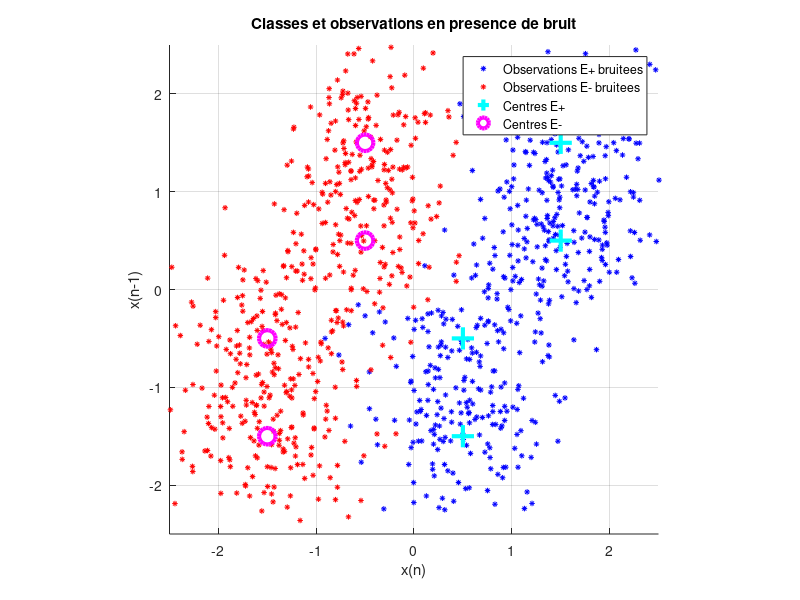
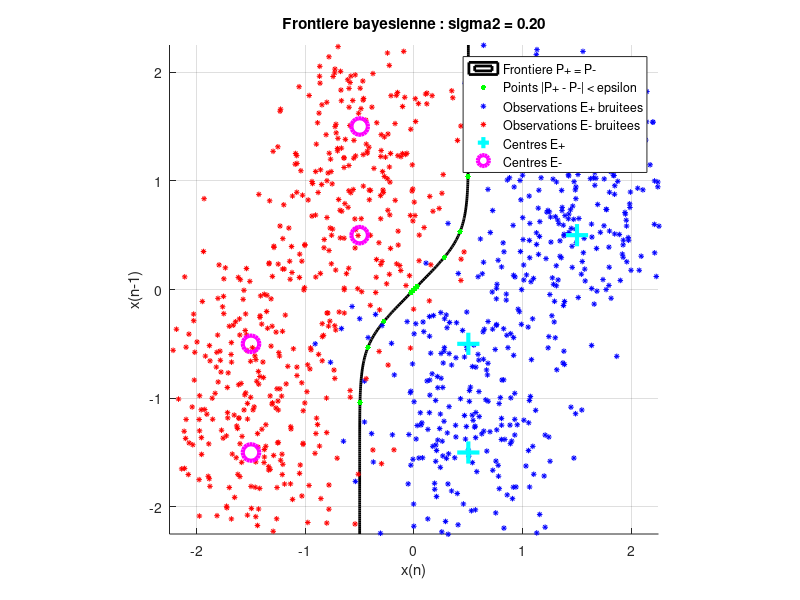

These figures' MATLAB source, in order:

function partie1_2_bayes()
% ============================================================
% PARTIE 1.2 - CLASSIFICATION BAYESIENNE
% Calcul des probabilites, classification MAP, TEB et
% affichage de la frontiere de decision bayesienne.
%
% Modele :
% x(n) = somme(c(i)*d(n-i)) + v(n)
% v(n) ~ N(0, sigma2)
%
% Classes :
% E+ : d(n) = +1
% E- : d(n) = -1
%
% ============================================================

clc;
close all;

%% 1. PARAMETRES

c = [1; 0.5];       % Coefficients du canal
M = length(c);      % Longueur de la reponse impulsionnelle
P = 2;              % Dimension du vecteur d'observation
N = 10000;          % Nombre d'observations
sigma2 = 0.2;       % Variance du bruit gaussien

rng(42);            % Pour rendre les simulations reproductibles

% Nombre de symboles precedents necessaires pour construire
% le vecteur d'observation
K = P + M - 2;

% Nombre de configurations possibles des symboles precedents
nb_etats = 2^K;

if P ~= 2
    error('Ce script affiche la frontiere en 2D : choisir P = 2.');
end

if sigma2 <= 0
    error('La variance sigma2 doit etre strictement positive.');
end

if K > 16
    error('Trop de configurations. Reduire P ou M pour cette version.');
end

fprintf('============================================\n');
fprintf(' CLASSIFICATION BAYESIENNE - PARTIE 1.2\n');
fprintf('============================================\n');
fprintf('M = %d, P = %d, N = %d\n', M, P, N);
fprintf('Variance du bruit sigma2 = %.4f\n', sigma2);

%% 2. CONSTRUCTION DE LA MATRICE DE CONVOLUTION CC

% CC est de dimension P x (P+M-1)
CC = zeros(P, P + M - 1);

for k = 1:P
    CC(k, k:k+M-1) = c';
end

fprintf('\nMatrice de convolution CC :\n');
disp(CC);

%% 3. GENERATION DES ETATS NON BRUITES DES DEUX CLASSES

% Chaque colonne represente une configuration possible
% des K = P+M-2 symboles precedents.
previous_symbols = zeros(K, nb_etats);

for i = 0:nb_etats-1
    for j = 1:K
        previous_symbols(j, i+1) = 2*bitget(i, j)-1;
    end
end

% Classe E+ : symbole courant d(n) = +1
D_plus = [ones(1, nb_etats); previous_symbols];

% Classe E- : symbole courant d(n) = -1
D_minus = [-ones(1, nb_etats); previous_symbols];

% Observations non bruitees des deux classes
X_plus = CC * D_plus;
X_minus = CC * D_minus;

% Regroupement des centres des deux classes
tous_centres = [X_plus, X_minus];
fprintf('\nCentres non bruites de la classe E+ :\n');
disp(X_plus);

fprintf('Centres non bruites de la classe E- :\n');
disp(X_minus);

%% 4. GENERATION DES OBSERVATIONS BRUITEES

% Symboles binaires aleatoires : -1 ou +1
% On genere suffisamment de symboles pour eviter
% les problemes d'initialisation du filtre.
d = 2*randi([0 1], 1, N + K) - 1;

% Signal recu : convolution du canal et du signal binaire
% puis ajout du bruit blanc gaussien
bruit = sqrt(sigma2) * randn(1, N + K);
x = filter(c, 1, d) + bruit;

% Construction du vecteur d'observation :
% X(:,n) = [x(t); x(t-1); ...; x(t-P+1)]
X = zeros(P, N);
d_reference = zeros(1, N);

for n = 1:N

    t = K + n;

    X(:,n) = x(t:-1:t-P+1);

    % Symbole courant associe a cette observation
    d_reference(n) = d(t);

end
% Indices des observations appartenant a chaque classe
indices_plus = find(d_reference == 1);
indices_minus = find(d_reference == -1);


%% 5. AFFICHAGE DES CLASSES ET OBSERVATIONS BRUITEES

figure(1);
clf;
hold on;

% Afficher seulement une observation sur 10 pour eviter
% de masquer les centres des classes
pas_affichage = 10;

indices_affiches_plus = indices_plus(1:pas_affichage:end);
indices_affiches_minus = indices_minus(1:pas_affichage:end);

% 1. Observations bruitees en premier (arriere-plan)
plot(X(1,indices_affiches_plus), ...
     X(2,indices_affiches_plus), ...
     'b*', 'MarkerSize', 4);

plot(X(1,indices_affiches_minus), ...
     X(2,indices_affiches_minus), ...
     'r*', 'MarkerSize', 4);

% 2. Centres non bruites en dernier (premier plan)
plot(X_plus(1,:), X_plus(2,:), ...
     'c+', 'MarkerSize', 16, 'LineWidth', 3);

plot(X_minus(1,:), X_minus(2,:), ...
     'mo', 'MarkerSize', 12, 'LineWidth', 3);

grid on;
axis equal;

xlabel('x(n)');
ylabel('x(n-1)');

title('Classes et observations en presence de bruit');

legend('Observations E+ bruitees', ...
       'Observations E- bruitees', ...
       'Centres E+', ...
       'Centres E-', ...
       'Location', 'best');

% Zoom automatique avec une marge autour des centres
xlim([min(tous_centres(1,:))-1, max(tous_centres(1,:))+1]);
ylim([min(tous_centres(2,:))-1, max(tous_centres(2,:))+1]);

hold off;


%% 6. CALCUL DES PROBABILITES BAYESIENNES

% P_bayes(1,n) = P+(n)
% P_bayes(2,n) = P-(n)

P_bayes = zeros(2, N);

for n = 1:N

    % Distances au carre entre l'observation et les centres E+
    dist_plus = sum(bsxfun(@minus, X_plus, X(:,n)).^2, 1);


    % Distances au carre entre l'observation et les centres E-
    dist_minus = sum(bsxfun(@minus, X_minus, X(:,n)).^2, 1);

    % Logarithmes des poids gaussiens
    logw_plus = -dist_plus / (2*sigma2);
    logw_minus = -dist_minus / (2*sigma2);

    % Calcul stable de log(sum(exp(...)))
    max_plus = max(logw_plus);
    max_minus = max(logw_minus);

    logp_plus = max_plus + ...
        log(sum(exp(logw_plus - max_plus)));

    logp_minus = max_minus + ...
        log(sum(exp(logw_minus - max_minus)));

    % Normalisation numerique
    max_global = max(logp_plus, logp_minus);

    a = exp(logp_plus - max_global);
    b = exp(logp_minus - max_global);

    P_bayes(1,n) = a / (a + b);
    P_bayes(2,n) = b / (a + b);

end

fprintf('\nExemple de probabilites pour les 5 premieres observations :\n');
disp(P_bayes(:,1:5));

% Verification de la somme des probabilites
erreur_normalisation = max(abs(sum(P_bayes,1) - 1));

fprintf('Erreur maximale de normalisation : %.12f\n', ...
    erreur_normalisation);

%% 7. CLASSIFICATION MAP

% Estimation du symbole d(n) par la methode MAP
d_MAP = -ones(1, N);

for n = 1:N

    if P_bayes(1,n) > P_bayes(2,n)
        d_MAP(n) = +1;
    else
        d_MAP(n) = -1;
    end

end

%% 8. CALCUL DU TAUX D'ERREUR BINAIRE (TEB)

% Une erreur est commise lorsque d_MAP est different
% du symbole reel d_reference.

nombre_erreurs = sum(d_MAP ~= d_reference);

TEB = nombre_erreurs / N;

fprintf('\n============================================\n');
fprintf(' RESULTATS DE LA CLASSIFICATION MAP\n');
fprintf('============================================\n');

fprintf('Nombre total d observations : %d\n', N);
fprintf('Nombre de classifications incorrectes : %d\n', ...
    nombre_erreurs);
fprintf('TEB = %.6f\n', TEB);
fprintf('TEB en pourcentage = %.4f %%\n', 100*TEB);

%% 9. DISCRETISATION DE L'ESPACE D'OBSERVATION

% Determination des limites de la grille a partir
% des centres non bruites des deux classes.

tous_centres = [X_plus, X_minus];

xmin = min(tous_centres(1,:));
xmax = max(tous_centres(1,:));

ymin = min(tous_centres(2,:));
ymax = max(tous_centres(2,:));

% Marge autour des classes
marge_x = max(0.5, 0.25*(xmax-xmin));
marge_y = max(0.5, 0.25*(ymax-ymin));

xmin = xmin - marge_x;
xmax = xmax + marge_x;

ymin = ymin - marge_y;
ymax = ymax + marge_y;

% Grille de discretisation
nb_points = 250;

x1 = linspace(xmin, xmax, nb_points);
x2 = linspace(ymin, ymax, nb_points);

[X1, X2] = meshgrid(x1, x2);

% Chaque colonne correspond a un point de la grille
X_grid = [X1(:)'; X2(:)'];

%% 10. CALCUL DES PROBABILITES SUR LA GRILLE

nb_grille = size(X_grid, 2);

P_grid = zeros(2, nb_grille);

for n = 1:nb_grille

    dist_plus = sum(bsxfun(@minus, X_plus, X_grid(:,n)).^2, 1);
    dist_minus = sum(bsxfun(@minus, X_minus, X_grid(:,n)).^2, 1);

    logw_plus = -dist_plus / (2*sigma2);
    logw_minus = -dist_minus / (2*sigma2);

    max_plus = max(logw_plus);
    max_minus = max(logw_minus);

    logp_plus = max_plus + ...
        log(sum(exp(logw_plus - max_plus)));

    logp_minus = max_minus + ...
        log(sum(exp(logw_minus - max_minus)));

    max_global = max(logp_plus, logp_minus);

    a = exp(logp_plus - max_global);
    b = exp(logp_minus - max_global);

    P_grid(1,n) = a / (a + b);
    P_grid(2,n) = b / (a + b);

end

% Difference entre les probabilites des deux classes
difference_P = P_grid(1,:) - P_grid(2,:);

% Remise sous forme de matrices 2D
DIFF = reshape(difference_P, size(X1));


%% 11. AFFICHAGE DE LA FRONTIERE BAYESIENNE

epsilon = 0.001;

masque_frontiere = abs(DIFF) < epsilon;

figure(2);
clf;
hold on;

% 1. Affichage de la frontiere theorique
contour(X1, X2, DIFF, [0 0], ...
        'k', 'LineWidth', 2);

% 2. Affichage des points proches de P+ = P-
plot(X1(masque_frontiere), ...
     X2(masque_frontiere), ...
     'g.', 'MarkerSize', 12);

% 3. Affichage d'un sous-ensemble des observations bruitees
pas_affichage = 10;

indices_affiches_plus = indices_plus(1:pas_affichage:end);
indices_affiches_minus = indices_minus(1:pas_affichage:end);

plot(X(1,indices_affiches_plus), ...
     X(2,indices_affiches_plus), ...
     'b*', 'MarkerSize', 4);

plot(X(1,indices_affiches_minus), ...
     X(2,indices_affiches_minus), ...
     'r*', 'MarkerSize', 4);

% 4. Centres non bruites au premier plan
plot(X_plus(1,:), X_plus(2,:), ...
     'c+', 'MarkerSize', 16, 'LineWidth', 3);

plot(X_minus(1,:), X_minus(2,:), ...
     'mo', 'MarkerSize', 12, 'LineWidth', 3);

grid on;
axis equal;

xlabel('x(n)');
ylabel('x(n-1)');

title(sprintf('Frontiere bayesienne : sigma2 = %.2f', sigma2));

legend('Frontiere P+ = P-', ...
       'Points |P+ - P-| < epsilon', ...
       'Observations E+ bruitees', ...
       'Observations E- bruitees', ...
       'Centres E+', ...
       'Centres E-', ...
       'Location', 'best');

% Zoom autour des classes
xlim([xmin xmax]);
ylim([ymin ymax]);

hold off;

fprintf('\nNombre de points proches de la frontiere : %d\n', ...
        sum(masque_frontiere(:)));
